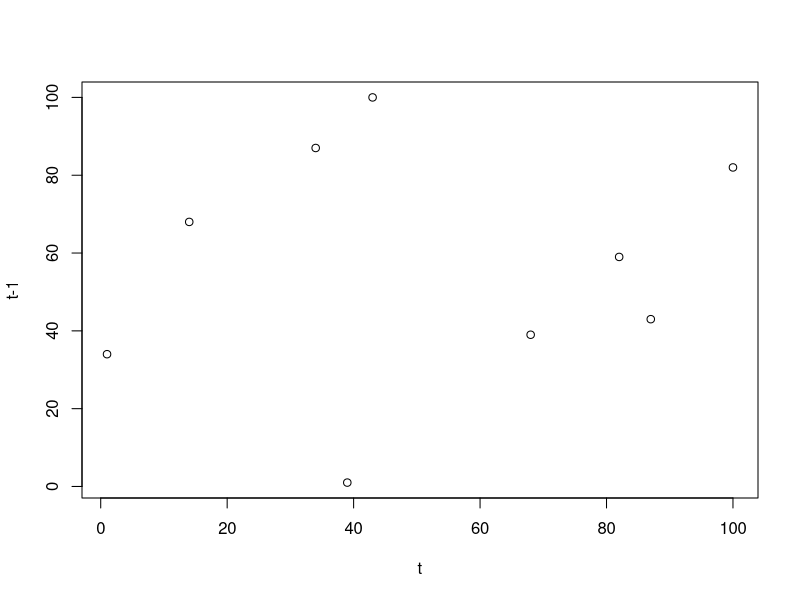
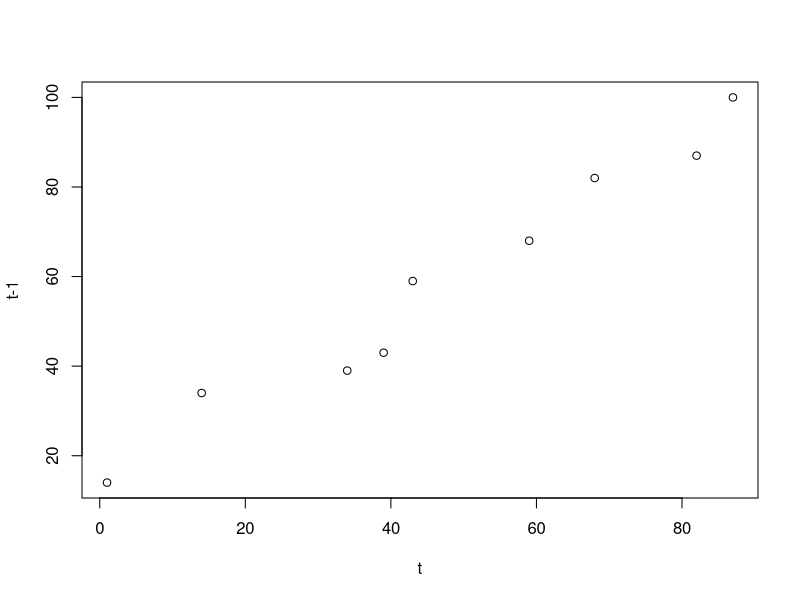
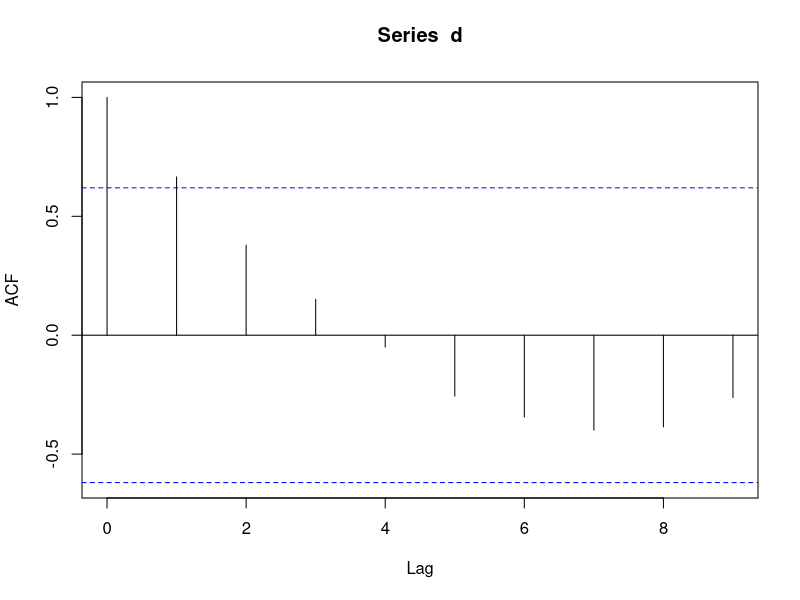
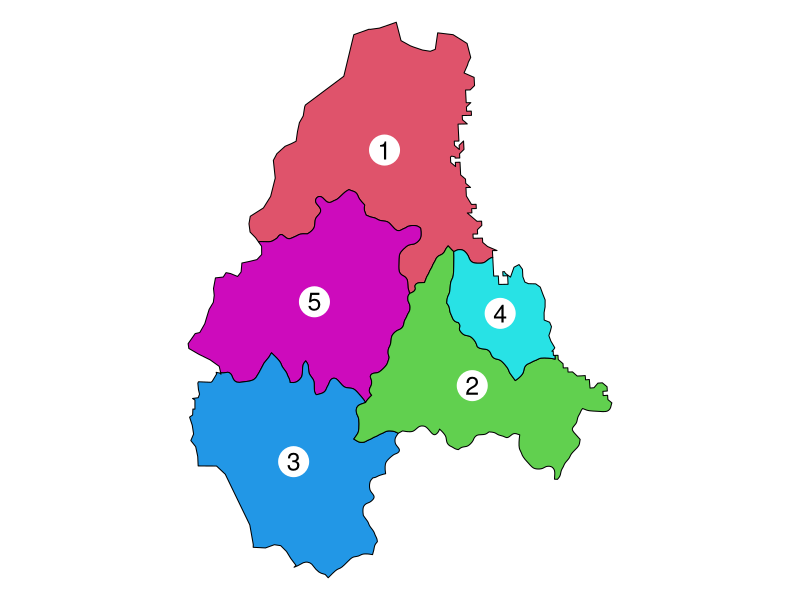
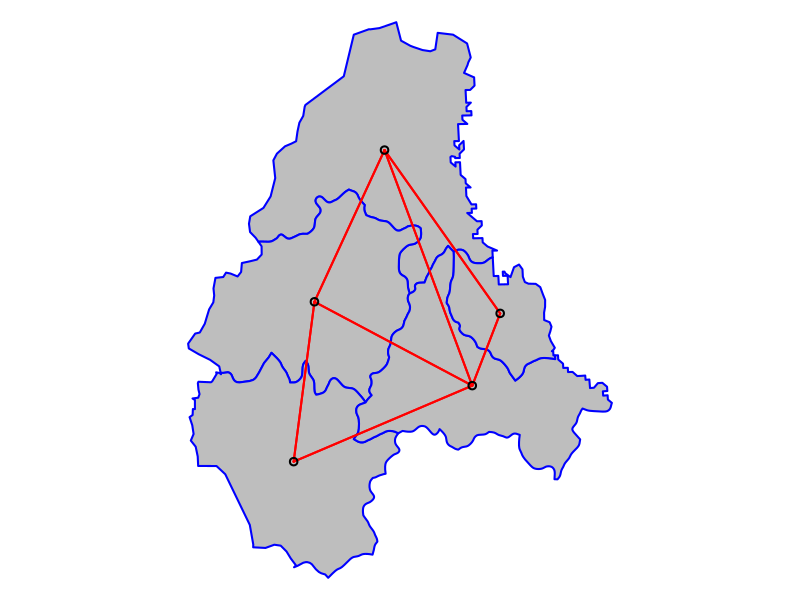
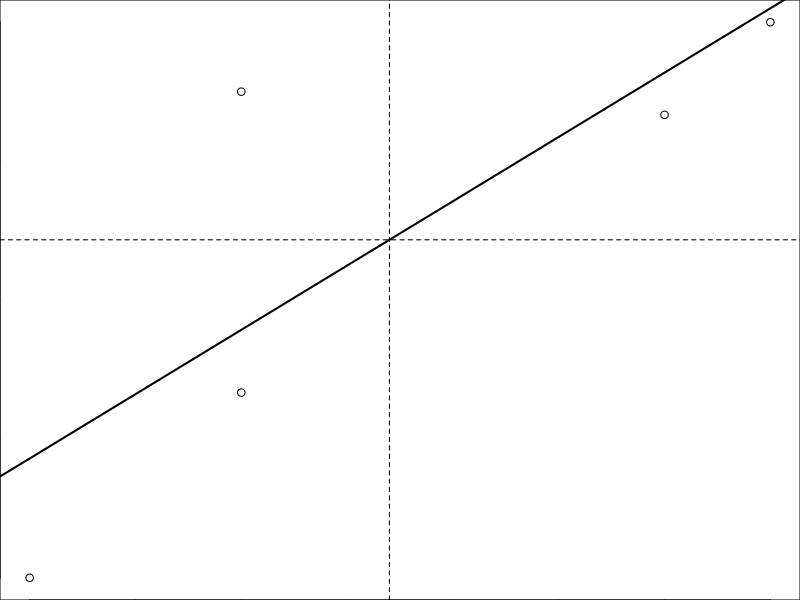
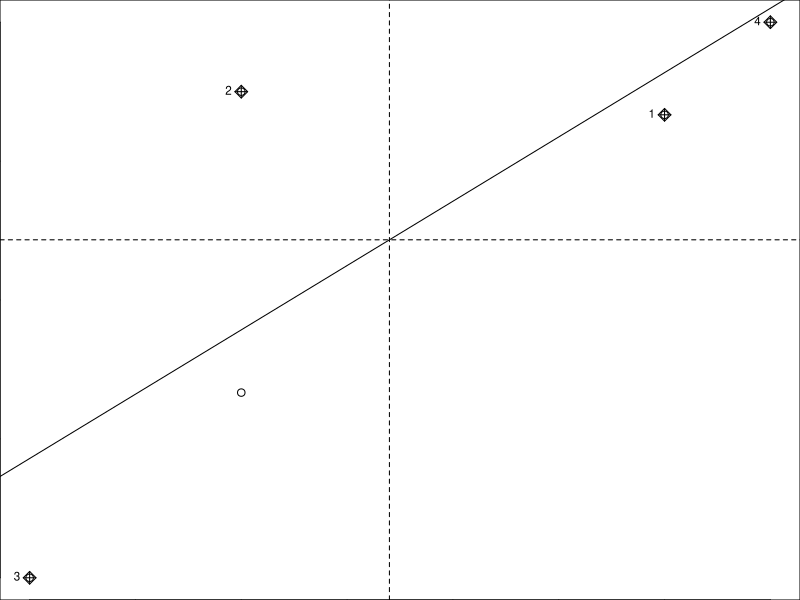
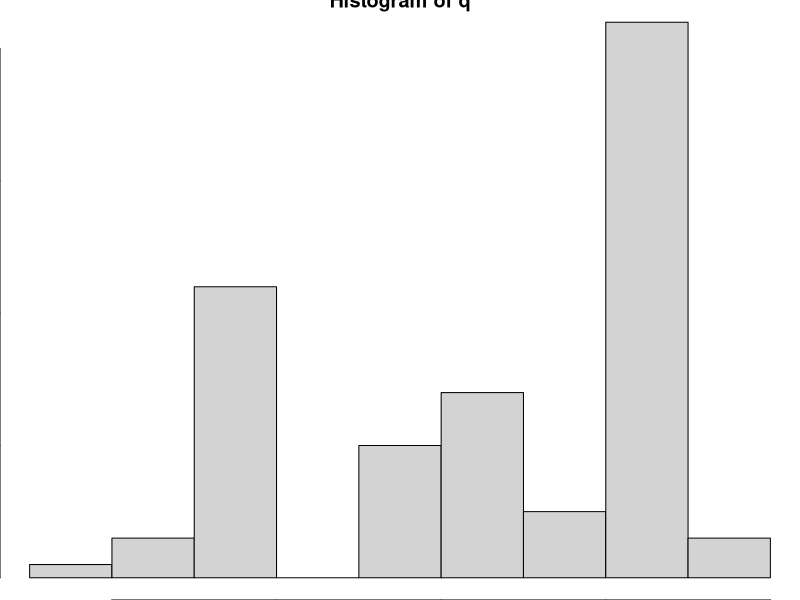

The R source for these figures, in order:
## ---- chunk 1
set.seed(0)
d <- sample(100, 10)
d
## ---- chunk 2
a <- d[-length(d)]
b <- d[-1]
plot(a, b, xlab='t', ylab='t-1')
## ---- chunk 3
cor(a, b)
## ---- chunk 4
d <- sort(d)
d
a <- d[-length(d)]
b <- d[-1]
plot(a, b, xlab='t', ylab='t-1')
## ---- chunk 5
cor(a, b)
## ---- chunk 6
acf(d)
## ---- chunk 7
library(raster)
p <- shapefile(system.file("external/lux.shp", package="raster"))
p <- p[p$NAME_1=="Diekirch", ]
p$value <- c(10, 6, 4, 11, 6)
data.frame(p)

## ---- chunk 8
par(mai=c(0,0,0,0))
plot(p, col=2:7)
xy <- coordinates(p)
points(xy, cex=6, pch=20, col='white')
text(p, 'ID_2', cex=1.5)
## ---- chunk 9
library(spdep)
w <- poly2nb(p, row.names=p$Id)
class(w)
summary(w)

## ---- chunk 10
str(w)
## ---- chunk 11
plot(p, col='gray', border='blue', lwd=2)
plot(w, xy, col='red', lwd=2, add=TRUE)
## ---- chunk 12
wm <- nb2mat(w, style='B')
wm
## ---- chunk 13
n <- length(p)
## ---- chunk 14
y <- p$value
ybar <- mean(y)
## ---- chunk 15
dy <- y - ybar
g <- expand.grid(dy, dy)
yiyj <- g[,1] * g[,2]
## ---- chunk 16
yi <- rep(dy, each=n)
yj <- rep(dy)
yiyj <- yi * yj
## ---- chunk 17
pm <- matrix(yiyj, ncol=n)
## ---- chunk 18
pmw <- pm * wm
pmw
## ---- chunk 19
spmw <- sum(pmw)
spmw
## ---- chunk 20
smw <- sum(wm)
sw  <- spmw / smw
## ---- chunk 21
vr <- n / sum(dy^2)
## ---- chunk 22
MI <- vr * sw
MI
## ---- chunk 23
EI <- -1/(n-1)
EI
## ---- chunk 24
ww <-  nb2listw(w, style='B')
ww
## ---- chunk 25
moran(p$value, ww, n=length(ww$neighbours), S0=Szero(ww))
Szero(ww)
pmw
sum(pmw==0)
## ---- chunk 26
moran.test(p$value, ww, randomisation=FALSE)

## ---- chunk 27
moran.mc(p$value, ww, nsim=99)
## ---- chunk 28
n <- length(p)
ms <- cbind(id=rep(1:n, each=n), y=rep(y, each=n), value=as.vector(wm * y))
## ---- chunk 29
ms <- ms[ms[,3] > 0, ]
## ---- chunk 30
ams <- aggregate(ms[,2:3], list(ms[,1]), FUN=mean)
ams <- ams[,-1]
colnames(ams) <- c('y', 'spatially lagged y')
head(ams)
## ---- chunk 31
plot(ams)
reg <- lm(ams[,2] ~ ams[,1])
abline(reg, lwd=2)
abline(h=mean(ams[,2]), lt=2)
abline(v=ybar, lt=2)
## ---- chunk 32
coefficients(reg)[2]
## ---- chunk 33
rwm <- mat2listw(wm, style='W')
mat <- listw2mat(rwm)
apply(mat, 1, sum)[1:15]

## ---- chunk 34
moran.plot(y, rwm)
## ---- chunk 35
geary.test(p$value, ww, randomisation=FALSE)
## ---- chunk 36
n<-100
q<-rep(0,n)
for (i in 1:99) {
  x<-sample(p$value)
  xlag<-lag.listw(ww,x)
  mod1<-lm(xlag~x)
  q[i]<-coef(mod1)[2]
}

hist (q, xlab="I de Moran")
plot(density(q))
